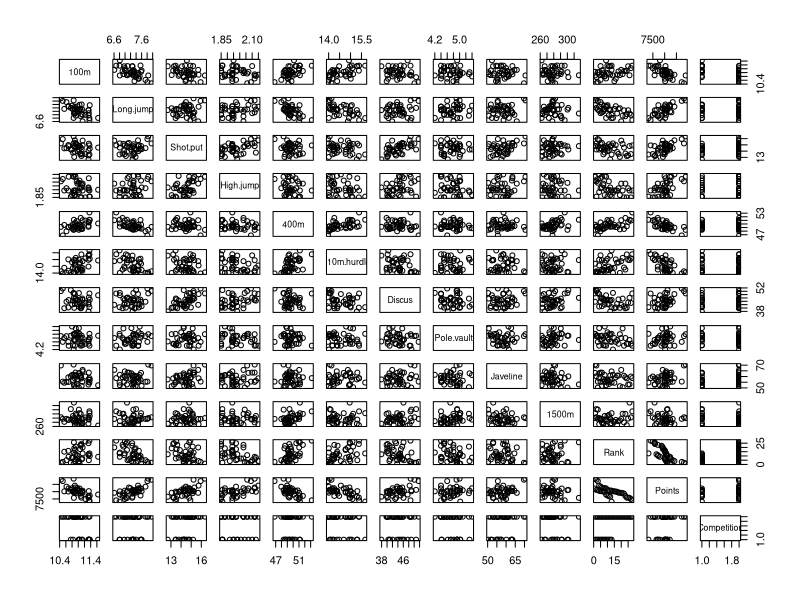
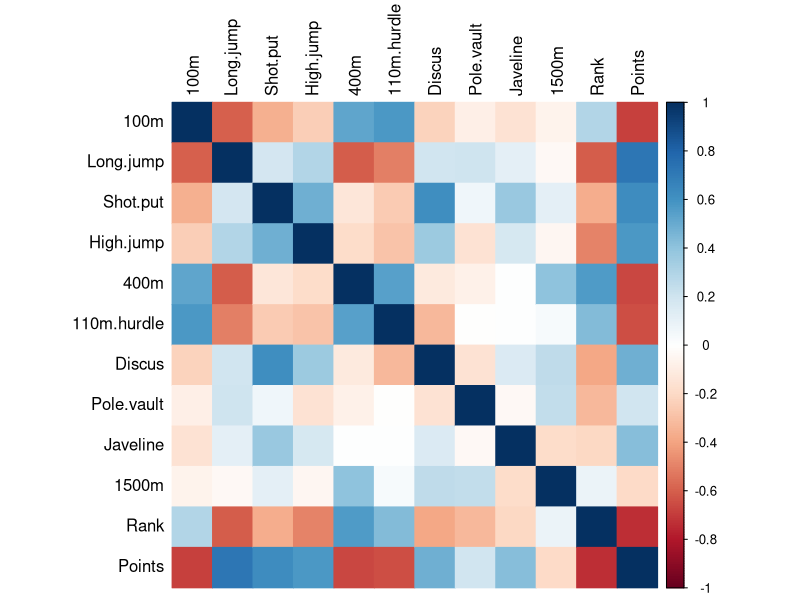
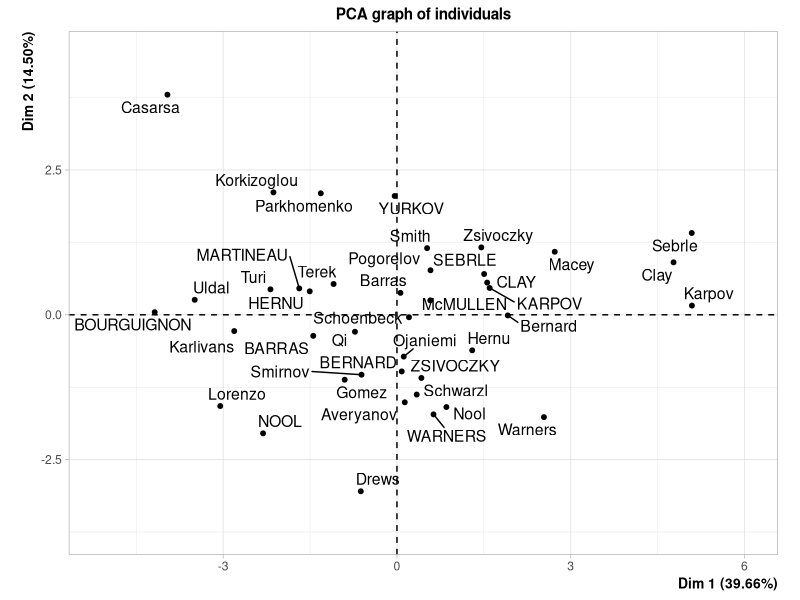
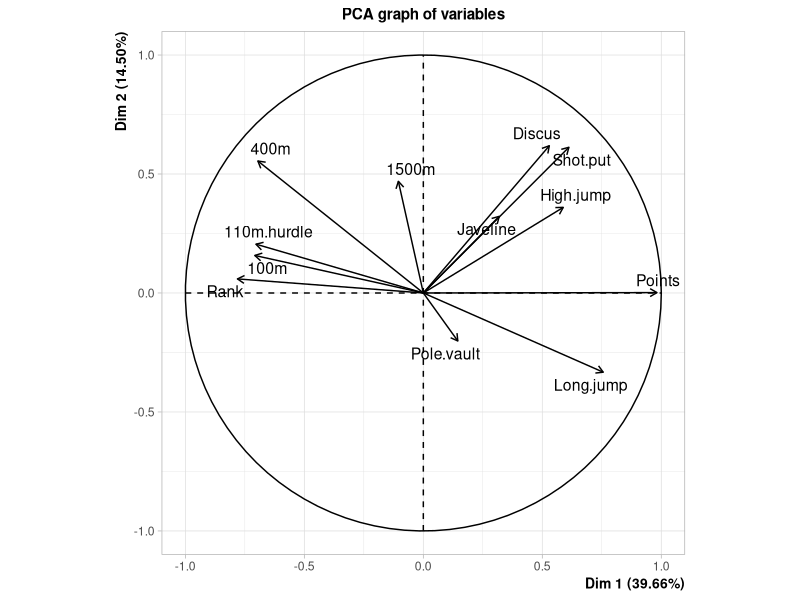
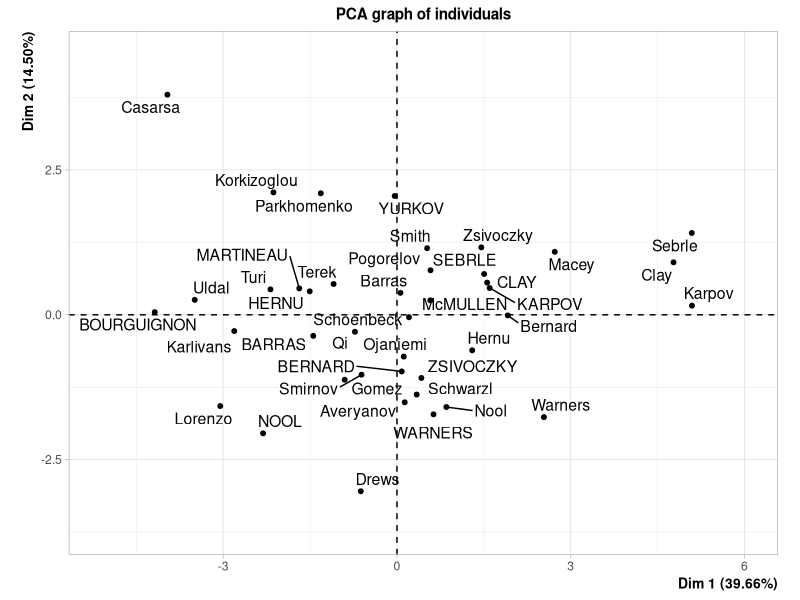

Generate these figures, in order, with R:

# install.packages("psych")
library(dplyr)
library(corrplot)
library(psych)

# install.packages("FactoMineR")
library(FactoMineR)
data("decathlon")

plot(decathlon)
# str(decathlon)

non_quant <- sapply(decathlon, function(x) !is.numeric(x))
quant <- select(decathlon, -Competition)
quant_no_points <- select(quant, -Points)

correlation_matrix <- cor(quant)
print(correlation_matrix)

corrplot(correlation_matrix, method = "color", tl.col = "black", tl.cex = 1, cl.cex = 0.8)

n<-nrow(quant)
cortest.bartlett(correlation_matrix, n)

KMO(quant)
KMO(quant_no_points)

pca_quant <- PCA(quant)
pca_quant$eig
# plot(pca_quant$eig[,1], type="o", main="Scree Plot")
# 
# pca_quant$var$coord
# pca_quant$var$coord[,1:2]
# 
# pca_quant$ind$coord[,1:2]
plot(pca_quant)
